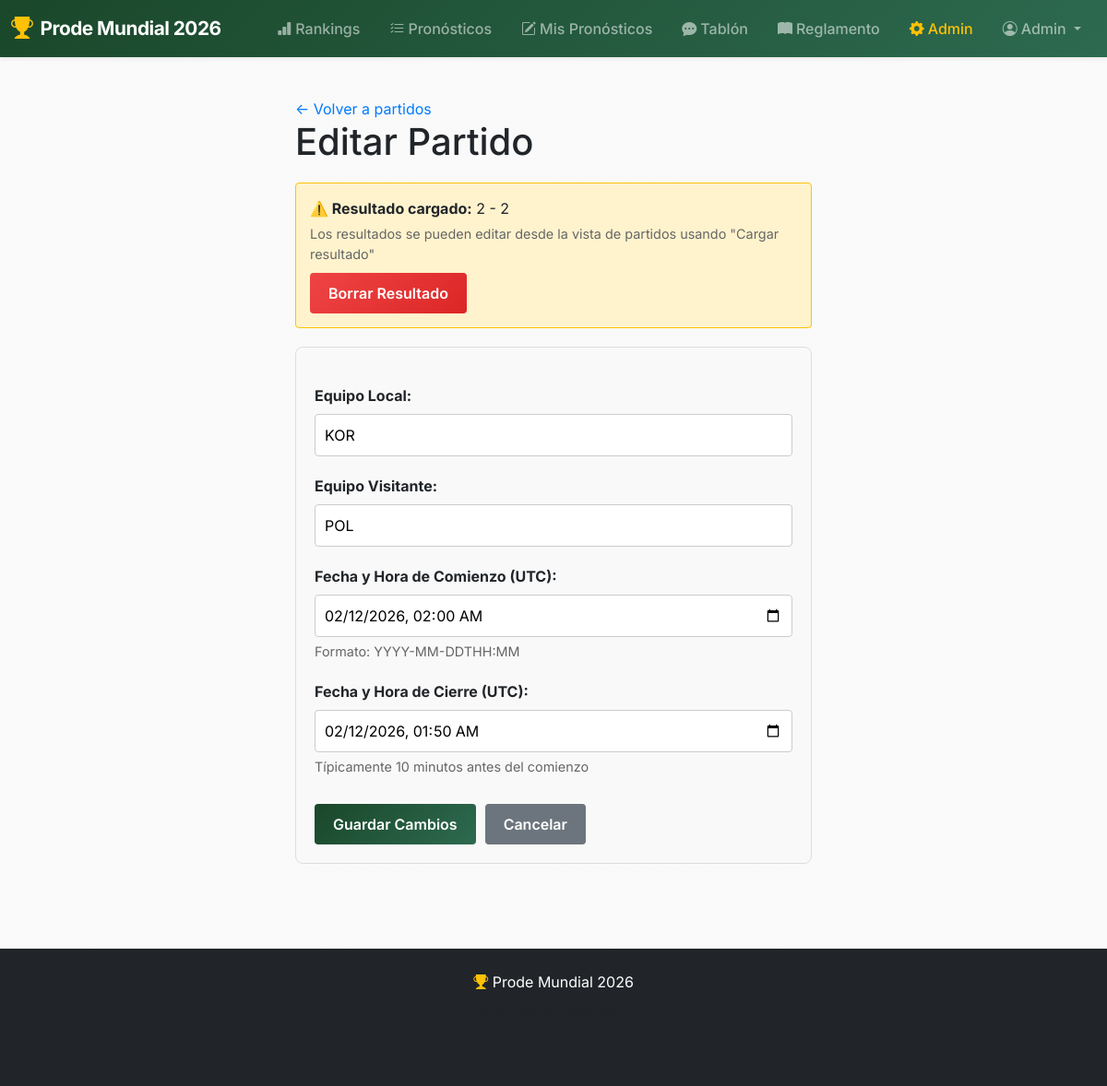
/admin/matches/2/edit (signed in), run on the app's committed database.
### models.py (models this page shows, shortened)
class User(db.Model, UserMixin):
    __tablename__ = "users"
    id = db.Column(db.Integer, primary_key=True)
    email = db.Column(db.String(120), unique=True, nullable=False)
    name = db.Column(db.String(80), nullable=False)
    password_hash = db.Column(db.String(256), nullable=True)
    is_admin = db.Column(db.Boolean, default=False)
    is_enabled = db.Column(db.Boolean, default=True)
    predictions = db.relationship('Prediction', backref='user', lazy=True)

class Match(db.Model):
    __tablename__ = "matches"
    id = db.Column(db.Integer, primary_key=True)
    home_team = db.Column(db.String(100), nullable=False)
    away_team = db.Column(db.String(100), nullable=False)
    kickoff_at = db.Column(db.DateTime(timezone=True), nullable=False)
    closes_at  = db.Column(db.DateTime(timezone=True), nullable=False)
    home_goals = db.Column(db.Integer, nullable=True)
    away_goals = db.Column(db.Integer, nullable=True)
    phase_id = db.Column(db.Integer, db.ForeignKey("phases.id"), nullable=False)
    __table_args__ = (
        db.UniqueConstraint(
            "home_team", "away_team", "kickoff_at",
            name="unique_match"
        ),
    )

### admin/routes.py (the view, shortened to what this page needs)
@admin_bp.route('/matches/<int:match_id>/edit', methods=['GET', 'POST'])
@login_required
@admin_required
def edit_match(match_id):
    match = Match.query.get_or_404(match_id)
    return render_template('admin/edit_match.html', match=match)

### app.py (called while the page is built)
@login_manager.user_loader
def load_user(user_id):
    return User.query.get(int(user_id))

@app.context_processor
def inject_user():
    return {'current_user': current_user}

### templates/admin/edit_match.html (shortened to what this page needs)
{% extends "base.html" %}
{% block content %}
<div class="admin-container">
    <a href="{{ url_for('admin.dashboard') }}" style="color: #007bff; text-decoration: none;">← Volver a partidos</a>
    <h1>Editar Partido</h1>
    {% if match.home_goals is not none and match.away_goals is not none %}
    <div class="form-group" style="background-color: #fff3cd; padding: 15px; border-radius: 4px; margin-bottom: 20px; border: 1px solid #ffc107;">
        <strong>⚠️ Resultado cargado:</strong> {{ match.home_goals }} - {{ match.away_goals }}
        <p style="color: #666; font-size: 0.9em; margin: 5px 0;">Los resultados se pueden editar desde la vista de partidos usando "Cargar resultado"</p>
        <form method="POST" action="{{ url_for('admin.delete_result', match_id=match.id) }}" style="margin-top: 10px;" onsubmit="return confirm('¿Estás seguro de borrar el resultado? Esto reseteará los puntos de todas las predicciones.');">
            <button type="submit" class="btn btn-danger" style="background-color: #dc3545; color: white;">Borrar Resultado</button>
        </form>
    </div>
    {% endif %}
    <form method="POST" class="edit-form">
        <div class="form-group">
            <label for="home_team">Equipo Local:</label>
            <input type="text" id="home_team" name="home_team" value="{{ match.home_team }}" required>
        </div>
        <div class="form-group">
            <label for="away_team">Equipo Visitante:</label>
            <input type="text" id="away_team" name="away_team" value="{{ match.away_team }}" required>
        </div>
        <div class="form-group">
            <label for="kickoff_at">Fecha y Hora de Comienzo (UTC):</label>
            <input type="datetime-local" id="kickoff_at" name="kickoff_at"
                   value="{% if match.kickoff_at %}{{ match.kickoff_at.replace(tzinfo=None).strftime('%Y-%m-%dT%H:%M') }}{% endif %}" required>
            <small>Formato: YYYY-MM-DDTHH:MM</small>
        </div>
        <div class="form-group">
            <label for="closes_at">Fecha y Hora de Cierre (UTC):</label>
            <input type="datetime-local" id="closes_at" name="closes_at"
                   value="{% if match.closes_at %}{{ match.closes_at.replace(tzinfo=None).strftime('%Y-%m-%dT%H:%M') }}{% endif %}" required>
            <small>Típicamente 10 minutos antes del comienzo</small>
        </div>
        <div class="form-actions">
            <button type="submit" class="btn btn-primary">Guardar Cambios</button>
            <a href="{{ url_for('admin.dashboard') }}" class="btn btn-secondary">Cancelar</a>
        </div>
    </form>
</div>
{% endblock %}

### templates/base.html (shortened to what this page needs)
<!DOCTYPE html>
<html lang="es">
<head>
    <link href="https://cdn.jsdelivr.net/npm/bootstrap@5.3.2/dist/css/bootstrap.min.css" rel="stylesheet">
    <link rel="stylesheet" href="https://cdn.jsdelivr.net/npm/bootstrap-icons@1.11.3/font/bootstrap-icons.min.css">
    <link rel="stylesheet" href="{{ url_for('static', filename='css/site.css') }}?v=7">
</head>
<body>
    <nav class="navbar navbar-expand-lg navbar-dark bg-dark sticky-top shadow-sm">
        <div class="container-fluid">
            <a class="navbar-brand fw-bold d-flex align-items-center" href="{{ url_for('main.index') }}">
                <i class="bi bi-trophy-fill text-warning me-2 fs-4"></i>
                <span>Prode Mundial 2026</span>
            </a>
            <div class="collapse navbar-collapse" id="navbarNav">
                <ul class="navbar-nav ms-auto">
                    <li class="nav-item">
                        <a class="nav-link" href="{{ url_for('main.rankings') }}">
                            <i class="bi bi-bar-chart-fill me-1"></i>Rankings
                        </a>
                    </li>
                    <li class="nav-item">
                        <a class="nav-link" href="{{ url_for('main.all_predictions') }}">
                            <i class="bi bi-list-check me-1"></i>Pronósticos
                        </a>
                    </li>
                    {% if current_user.is_authenticated %}
                        <li class="nav-item">
                            <a class="nav-link" href="{{ url_for('main.predictions') }}">
                                <i class="bi bi-pencil-square me-1"></i>Mis Pronósticos
                            </a>
                        </li>
                    {% endif %}
                    <li class="nav-item">
                        <a class="nav-link" href="{{ url_for('main.tablon') }}">
                            <i class="bi bi-chat-dots-fill me-1"></i>Tablón
                        </a>
                    </li>
                    <li class="nav-item">
                        <a class="nav-link" href="{{ url_for('main.reglamento') }}">
                            <i class="bi bi-book-fill me-1"></i>Reglamento
                        </a>
                    </li>
                    {% if current_user.is_authenticated %}
                        {% if current_user.is_admin %}
                            <li class="nav-item">
                                <a class="nav-link text-warning" href="{{ url_for('admin.dashboard') }}">
                                    <i class="bi bi-gear-fill me-1"></i>Admin
                                </a>
                            </li>
                        {% endif %}
                        <li class="nav-item dropdown">
                            <a class="nav-link dropdown-toggle" href="#" role="button" data-bs-toggle="dropdown">
                                <i class="bi bi-person-circle me-1"></i>{{ current_user.name }}
                            </a>
                        </li>
                    {% endif %}
                </ul>
            </div>
        </div>
    </nav>
    <div class="container my-4">
        {% block content %}{% endblock %}
    </div>
    <footer class="bg-dark text-white py-4 mt-5">
        <div class="container text-center">
            <p class="mb-2"><i class="bi bi-trophy-fill text-warning"></i> Prode Mundial 2026</p>
            <p class="text-muted small mb-0">Hecho para el Observatorio</p>
        </div>
    </footer>
</body>
</html>

### static/css/site.css (style rules this page uses)
:root { --primary-color: #1a472a; --secondary-color: #ffd700; --accent-color: #e63946; --dark-color: #212529; --light-color: #f8f9fa; --gradient-primary: linear-gradient(135deg, #1a472a 0%, #2d6a4f 100%); --gradient-hero: linear-gradient(135deg, #667eea 0%, #764ba2 100%); --gradient-gold: linear-gradient(135deg, #ffd700 0%, #ffed4e 100%); }
* { box-sizing: border-box; }
body { margin: 0; font-family: 'Inter', -apple-system, BlinkMacSystemFont, "Segoe UI", Roboto, sans-serif; background: linear-gradient(rgba(245, 245, 245, 0.55), rgba(245, 245, 245, 0.55)), url('../images/backgrounds/foto2.jpg'); background-size: cover; background-position: center; background-attachment: fixed; background-repeat: no-repeat; color: #212529; min-height: 100vh; display: flex; flex-direction: column; }
.navbar-dark { background: linear-gradient(135deg, #1a472a 0%, #2d6a4f 100%) !important; }
.navbar-brand { font-size: 1.3rem; letter-spacing: -0.5px; }
.nav-link { font-weight: 500; transition: all 0.3s ease; border-radius: 6px; padding: 0.5rem 1rem !important; }
.container { flex: 1; max-width: 1200px; margin-bottom: 3rem; }
.btn { border-radius: 10px; font-weight: 600; padding: 0.6rem 1.5rem; transition: all 0.3s ease; border: none; }
.btn-primary { background: var(--gradient-primary); }
.btn-danger { background: linear-gradient(135deg, #ef4444 0%, #dc2626 100%); }
footer { margin-top: auto; background: #212529 !important; }
h1, h2, h3 { color: var(--text); }

### templates/admin/edit_match.html (style rules this page uses)
.admin-container { max-width: 600px; margin: 0 auto; padding: 20px; }
.edit-form { background-color: #f9f9f9; padding: 20px; border-radius: 8px; border: 1px solid #ddd; }
.form-group { margin: 20px 0; }
.form-group label { display: block; font-weight: bold; margin-bottom: 8px; }
.form-group input { width: 100%; padding: 10px; border: 1px solid #ccc; border-radius: 4px; box-sizing: border-box; font-size: 1em; }
.form-group small { display: block; margin-top: 5px; color: #666; font-size: 0.9em; }
.form-actions { display: flex; gap: 10px; margin-top: 30px; }
.btn { padding: 10px 20px; border: none; border-radius: 4px; cursor: pointer; text-decoration: none; font-size: 1em; display: inline-block; }
.btn-primary { background-color: #007bff; color: white; }
.btn-secondary { background-color: #6c757d; color: white; }

### data on the page
User: name "Admin"
Match: home_goals "2", away_goals "2", home_team "KOR", away_team "POL", kickoff_at "02/12/2026 02:00", closes_at "02/12/2026 01:50"
